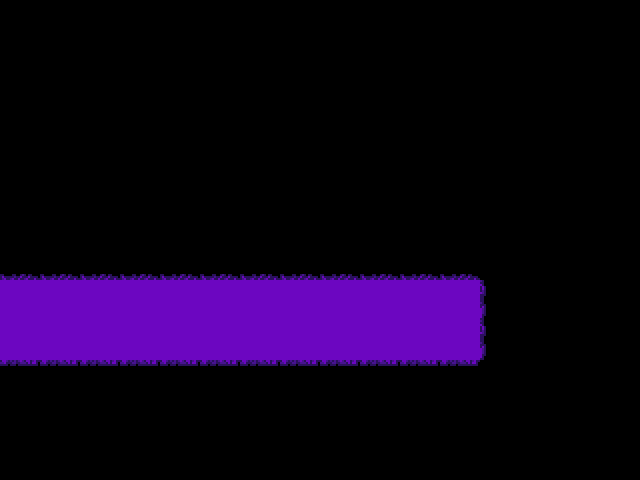

A level layout from a 2D game, rendered from its tile map. Below: a short description, then the map file with its tile-grid data intact:
An orthogonal 16x12 tile map with 40x40 px tiles, 1 tile layer (Tile Layer 1), 2 tilesets and 10 objects (candytree, transition, entry).

<map version="1.9" tiledversion="1.9.0" orientation="orthogonal" renderorder="right-down" width="16" height="12" tilewidth="40" tileheight="40" infinite="0" nextlayerid="6" nextobjectid="16">
 <editorsettings>
  <export target="fields_2b.lua" format="lua" />
 </editorsettings>
 <properties>
  <property name="border" value="castle" />
  <property name="music" value="deltarune/bird" />
  <property name="use_footstep_sounds" type="bool" value="true" />
 </properties>
 <tileset firstgid="1" source="../../../tilesets/bg_darkfield_tiles.tsx" />
 <tileset firstgid="67" source="../../../tilesets/bg_treetiles_new.tsx" />
 <objectgroup color="#ff0000" id="5" name="objects_bg">
  <object id="15" name="candytree" x="310" y="100" width="140" height="164" />
 </objectgroup>
 <layer id="1" name="Tile Layer 1" width="16" height="12">
  <data encoding="csv">
0,0,0,0,0,0,0,0,0,0,0,0,0,0,0,0,
0,0,0,0,0,0,0,0,0,0,0,0,0,0,0,0,
0,0,0,0,0,0,0,0,0,0,0,0,0,0,0,0,
0,0,0,0,0,0,0,0,0,0,0,0,0,0,0,0,
0,0,0,0,0,0,0,0,0,0,0,0,0,0,0,0,
0,0,0,0,0,0,0,0,0,0,0,0,0,0,0,0,
20,20,20,20,20,20,20,20,20,20,20,20,0,0,0,0,
1,1,1,1,1,1,1,1,1,1,1,1,13,0,0,0,
1,1,1,1,1,1,1,1,1,1,1,1,13,0,0,0,
8,8,8,8,8,8,8,8,8,8,8,8,0,0,0,0,
0,0,0,0,0,0,0,0,0,0,0,0,0,0,0,0,
0,0,0,0,0,0,0,0,0,0,0,0,0,0,0,0
</data>
 </layer>
 <objectgroup color="#0000ff" id="2" name="collision">
  <object id="1" x="0" y="240" width="480" height="40" />
  <object id="2" x="480" y="280" width="40" height="80" />
  <object id="4" x="0" y="360" width="480" height="40" />
 </objectgroup>
 <objectgroup color="#ff00ff" id="3" name="objects">
  <object id="8" gid="68" x="440" y="200" width="210" height="182" />
  <object id="9" gid="68" x="520" y="280" width="210" height="182" />
  <object id="10" gid="68" x="520" y="440" width="210" height="182" />
  <object id="12" gid="68" x="440" y="520" width="210" height="182" />
  <object id="13" name="transition" x="-20" y="280" width="40" height="80">
   <properties>
    <property name="map" value="cloudwebs/_ch1/fields_2" />
    <property name="marker" value="entryleft" />
   </properties>
  </object>
 </objectgroup>
 <objectgroup color="#7f00ff" id="4" name="markers">
  <object id="7" name="entry" x="50" y="320">
   <point />
  </object>
 </objectgroup>
</map>
